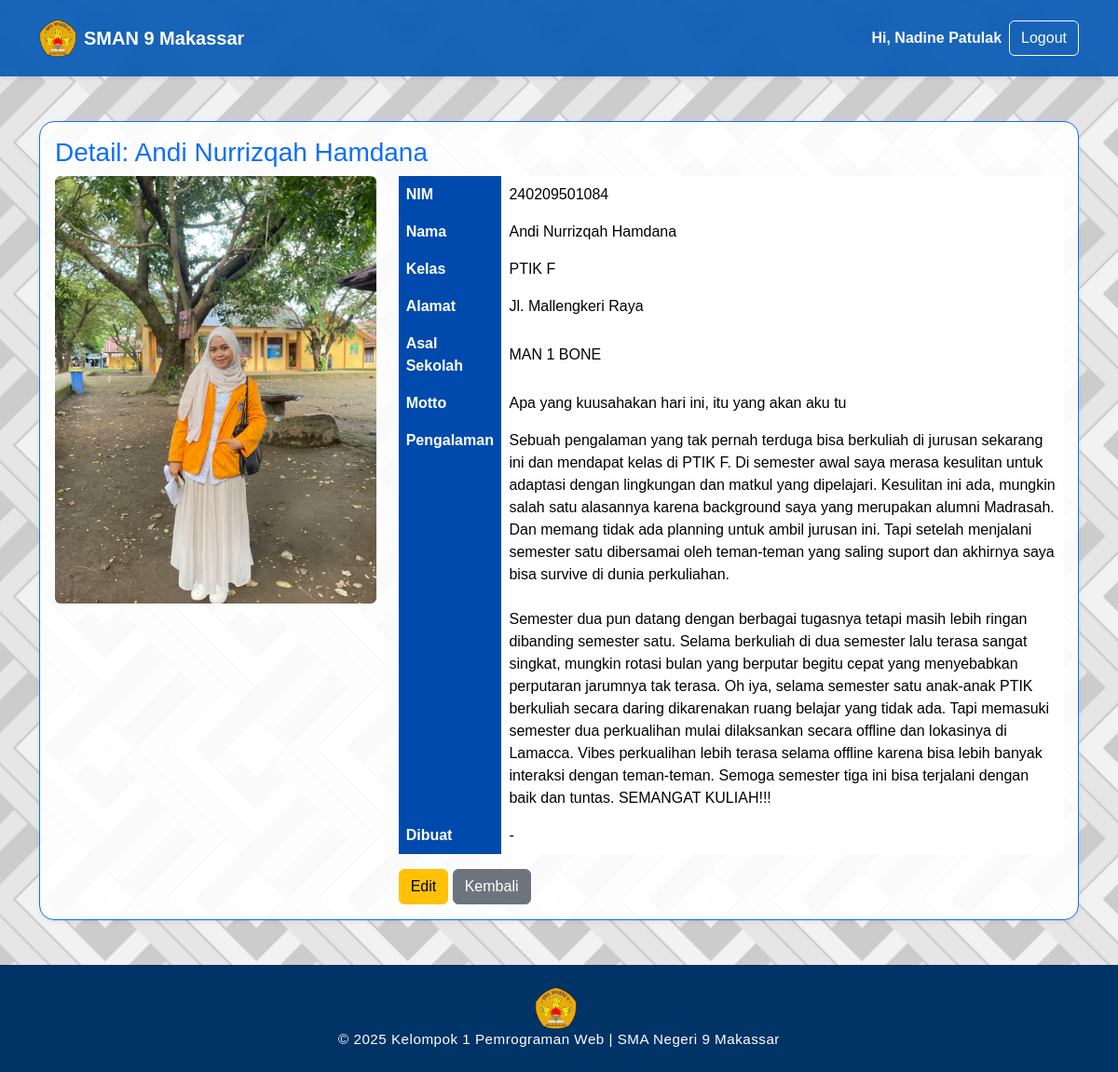
Page /admin/user/info.php?nim=240209501084 (signed in) on the committed database.
### tables this page shows
CREATE TABLE `anggota` (
  `nim` varchar(12) NOT NULL,
  `nama` varchar(50) NOT NULL,
  `kelas` varchar(10) NOT NULL,
  `alamat` varchar(50) NOT NULL,
  `asal_sekolah` varchar(50) NOT NULL,
  `motto` varchar(50) NOT NULL,
  `pengalaman` text NOT NULL,
  `gambar` varchar(255) DEFAULT NULL
);

### includes/config.php (called while the page is built)
<?php
$base_url = "http://" . $_SERVER['HTTP_HOST'] . "/klp1pemrogweb/";

### admin/user/info.php (the view, shortened to what this page needs)
<?php
require_once("../../includes/config.php");
require("../../includes/db_connect.php");
require("../../includes/header.php");
require("../../includes/admin_navbar.php");
$nim = $_GET['nim'] ?? '';
$stmt = $mysqli->prepare("SELECT * FROM anggota WHERE nim = ? LIMIT 1");
$stmt->bind_param('s', $nim);
$stmt->execute();
$res = $stmt->get_result();
$row = $res->fetch_assoc();
?>
<div id="page" class="d-flex flex-column min-vh-100">
  <main class="flex-fill d-flex justify-content-center align-items-center">
    <div class="container my-5">
      <div class="card border-primary shadow-sm">
        <div class="card-body">
          <h3 class="text-primary">Detail: <?=htmlspecialchars($row['nama'])?></h3>
          <div class="row">
            <div class="col-md-4">
              <?php if (!empty($row['gambar'])): ?>
                <img src="<?= '/klp1pemrogweb/assets/images/mahasiswa/' . htmlspecialchars($row['gambar']) ?>" class="img-fluid rounded" alt="foto">
              <?php else: ?>
                <div class="border p-5 text-center text-muted">Tidak ada gambar</div>
              <?php endif; ?>
            </div>
            <div class="col-md-8">
              <table class="table table-borderless">
                <tr><th>NIM</th><td><?=htmlspecialchars($row['nim'])?></td></tr>
                <tr><th>Nama</th><td><?=htmlspecialchars($row['nama'])?></td></tr>
                <tr><th>Kelas</th><td><?=htmlspecialchars($row['kelas'])?></td></tr>
                <tr><th>Alamat</th><td><?=htmlspecialchars($row['alamat'])?></td></tr>
                <tr><th>Asal Sekolah</th><td><?=htmlspecialchars($row['asal_sekolah'])?></td></tr>
                <tr><th>Motto</th><td><?=nl2br(htmlspecialchars($row['motto']))?></td></tr>
                <tr><th>Pengalaman</th><td><?=nl2br(htmlspecialchars($row['pengalaman']))?></td></tr>
                <tr><th>Dibuat</th><td><?=htmlspecialchars($row['created_at'] ?? '-')?></td></tr>
              </table>
              <a href="edit.php?nim=<?=urlencode($row['nim'])?>" class="btn btn-warning">Edit</a>
              <a href="index.php" class="btn btn-secondary">Kembali</a>
            </div>
          </div>
        </div>
      </div>
    </div>
  </main>
<?php require_once("../../includes/footer.php"); ?>

### includes/admin_navbar.php (shortened to what this page needs)
<?php
$nama_user = null;
if (!empty($_SESSION['user']['nim'])) {
  $nim = $_SESSION['user']['nim'];
  $stmt = $mysqli->prepare("SELECT nama FROM anggota WHERE nim = ?");
  $stmt->bind_param("s", $nim);
  $stmt->execute();
  $stmt->bind_result($nama_user);
}
?>
<nav class="navbar navbar-expand-lg navbar-dark bg-primary shadow-sm py-3">
  <div class="container">
    <a class="navbar-brand d-flex align-items-center" href="<?= $base_url ?>">
      <img
        src="<?= $base_url ?>assets/images/lainnya/lambang.png"
        width="40"
        alt="logo"
        class="me-2"
      />
      <span class="fw-bold">SMAN 9 Makassar</span>
    </a>
    <div class="collapse navbar-collapse" id="mainNav">
      <ul class="navbar-nav ms-auto fw-semibold d-flex align-items-center">
      <?php if (!empty($_SESSION['user']['nim'])): ?>
        <li class="nav-item">
          <span class="me-2 text-light">Hi, <?= htmlspecialchars($nama_user ?? $_SESSION['user']['nim']) ?></span>
        </li>
        <li class="nav-item">
          <a href="/klp1pemrogweb/model/logout.php" type="button" class="btn btn-outline-light ">Logout</a>
        </li>
      <?php endif; ?>
      </ul>
    </div>
  </div>
</nav>

### assets/css/style.css (style rules this page uses)
body { background: url("../images/bg/bg.jpg") repeat center center fixed; transition: background-color 0.5s ease, color 0.5s ease; background-size: auto; font-family: "Poppins", sans-serif; color: #212529; scroll-behavior: smooth; }
html, body { height: 100%; }
.navbar { backdrop-filter: blur(8px); background-color: rgba(0, 86, 179, 0.9) !important; }
#page { min-height: 100vh; display: flex; flex-direction: column; }
main { flex: 1 0 auto; }
.fade-in { opacity: 0; transform: translateY(20px); transition: all 0.8s ease; }
.fade-in.show { opacity: 1; transform: translateY(0); }
.table th { background-color: #004aad; color: white; }
.table td { vertical-align: middle; }
.card-custom, .card { background-color: rgba(255, 255, 255, 0.9); border-radius: 16px; transition: all 0.3s ease; }
.card img { border-radius: 12px; }

### rows in the picture
anggota: nama "Nadine Patulak"
anggota: nama "Andi Nurrizqah Hamdana", gambar (picture), nim "240209501084", kelas "PTIK F", alamat "Jl. Mallengkeri Raya", asal_sekolah "MAN 1 BONE", motto "Apa yang kuusahakan hari ini, itu yang akan aku tu", pengalaman "Sebuah pengalaman yang tak pernah terduga bisa berkuliah di jurusan sekarang ini dan mendapat kelas di PTIK F. Di semester awal saya merasa kesulitan untuk adaptasi dengan lingkungan dan matkul yang dipelajari. Kesulitan ini ada, mungkin salah satu alasannya karena background saya yang merupakan alumni Madrasah. Dan memang tidak ada planning untuk ambil jurusan ini. Tapi setelah menjalani semester satu dibersamai oleh teman-teman yang saling suport dan akhirnya saya bisa survive di dunia perkuliahan. Semester dua pun datang dengan berbagai tugasnya tetapi masih lebih ringan dibanding semester satu. Selama berkuliah di dua semester lalu terasa sangat singkat, mungkin rotasi bulan yang…"

### other values in the picture
$row['created_at'] "-"
